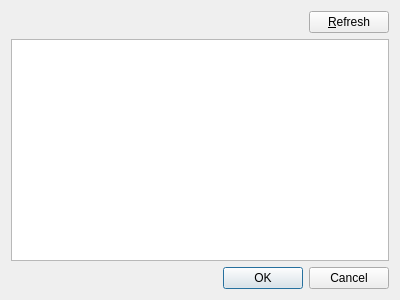
<?xml version="1.0" encoding="UTF-8"?>
<ui version="4.0">
 <class>DiscoveryDialog</class>
 <widget class="QDialog" name="DiscoveryDialog">
  <property name="geometry">
   <rect>
    <x>0</x>
    <y>0</y>
    <width>400</width>
    <height>300</height>
   </rect>
  </property>
  <property name="windowTitle">
   <string>Board Discovery</string>
  </property>
  <layout class="QVBoxLayout" name="verticalLayout">
   <item>
    <layout class="QHBoxLayout" name="horizontalLayout">
     <item>
      <spacer name="horizontalSpacer">
       <property name="orientation">
        <enum>Qt::Horizontal</enum>
       </property>
       <property name="sizeHint" stdset="0">
        <size>
         <width>40</width>
         <height>20</height>
        </size>
       </property>
      </spacer>
     </item>
     <item>
      <widget class="QPushButton" name="pushButton">
       <property name="text">
        <string>&amp;Refresh</string>
       </property>
      </widget>
     </item>
    </layout>
   </item>
   <item>
    <widget class="QListWidget" name="listWidget"/>
   </item>
   <item>
    <widget class="QDialogButtonBox" name="buttonBox">
     <property name="orientation">
      <enum>Qt::Horizontal</enum>
     </property>
     <property name="standardButtons">
      <set>QDialogButtonBox::Cancel|QDialogButtonBox::Ok</set>
     </property>
    </widget>
   </item>
  </layout>
 </widget>
 <resources/>
 <connections>
  <connection>
   <sender>buttonBox</sender>
   <signal>accepted()</signal>
   <receiver>DiscoveryDialog</receiver>
   <slot>accept()</slot>
   <hints>
    <hint type="sourcelabel">
     <x>248</x>
     <y>254</y>
    </hint>
    <hint type="destinationlabel">
     <x>157</x>
     <y>274</y>
    </hint>
   </hints>
  </connection>
  <connection>
   <sender>buttonBox</sender>
   <signal>rejected()</signal>
   <receiver>DiscoveryDialog</receiver>
   <slot>reject()</slot>
   <hints>
    <hint type="sourcelabel">
     <x>316</x>
     <y>260</y>
    </hint>
    <hint type="destinationlabel">
     <x>286</x>
     <y>274</y>
    </hint>
   </hints>
  </connection>
 </connections>
</ui>
